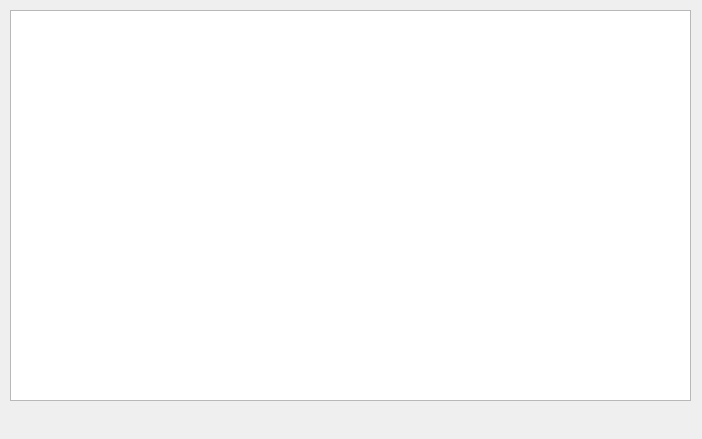
<?xml version="1.0" encoding="UTF-8"?>
<ui version="4.0">
 <class>Widget</class>
 <widget class="QWidget" name="Widget">
  <property name="geometry">
   <rect>
    <x>0</x>
    <y>0</y>
    <width>702</width>
    <height>439</height>
   </rect>
  </property>
  <property name="windowTitle">
   <string>Widget</string>
  </property>
  <widget class="QGraphicsView" name="graphicsView">
   <property name="geometry">
    <rect>
     <x>10</x>
     <y>10</y>
     <width>681</width>
     <height>391</height>
    </rect>
   </property>
  </widget>
 </widget>
 <layoutdefault spacing="6" margin="11"/>
 <resources/>
 <connections/>
</ui>
